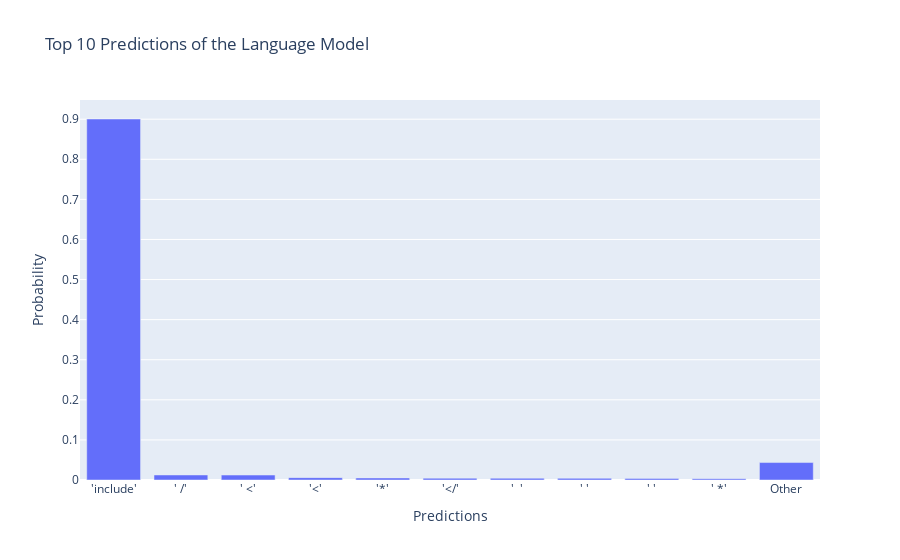

The code cell stored with this chart in its notebook:
### Code cell
def test_prompt(prompt):
    print("Tokenization:", model.to_str_tokens(prompt))
    logits_vis(model(prompt))

test_in = """
#include<iostream>
#"""
test_prompt(test_in)

### Figure 1 — Plotly figure (JSON) as saved in the notebook; plotly's stock layout.template omitted (floating-point values rounded to 4 significant figures)
{"data": [{"alignmentgroup": "True", "hovertemplate": "Predictions=%{x}<br>Probability=%{y}<extra></extra>", "legendgroup": "", "marker": {"color": "#636efa", "pattern": {"shape": ""}}, "name": "", "offsetgroup": "", "orientation": "v", "showlegend": false, "textposition": "auto", "type": "bar", "x": ["'include'", "' /'", "' <'", "'<'", "'*'", "'</'", "'  '", "'\n'", "' '", "' *'", "Other"], "xaxis": "x", "y": [0.9005, 0.01253, 0.01234, 0.005921, 0.005044, 0.004464, 0.004366, 0.004157, 0.003994, 0.003187, 0.0435], "yaxis": "y"}], "layout": {"barmode": "relative", "legend": {"tracegroupgap": 0}, "title": {"text": "Top 10 Predictions of the Language Model"}, "xaxis": {"anchor": "y", "domain": [0, 1], "title": {"text": "Predictions"}}, "yaxis": {"anchor": "x", "domain": [0, 1], "title": {"text": "Probability"}}}}
